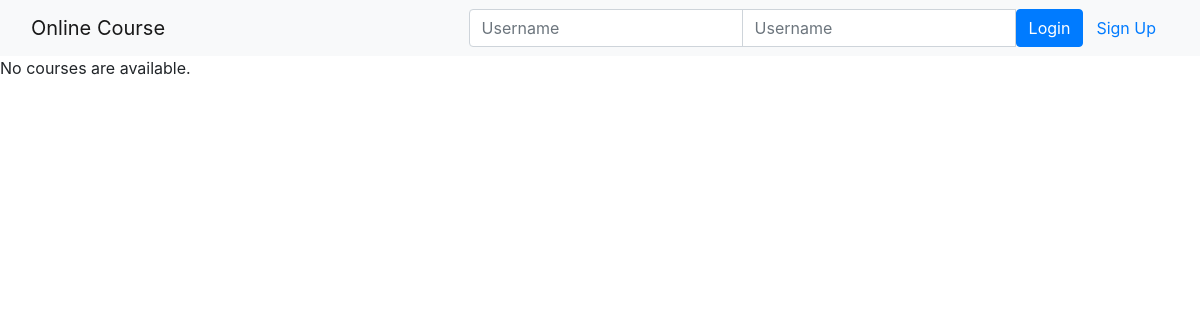
Before: /onlinecourse/ with the older database file.
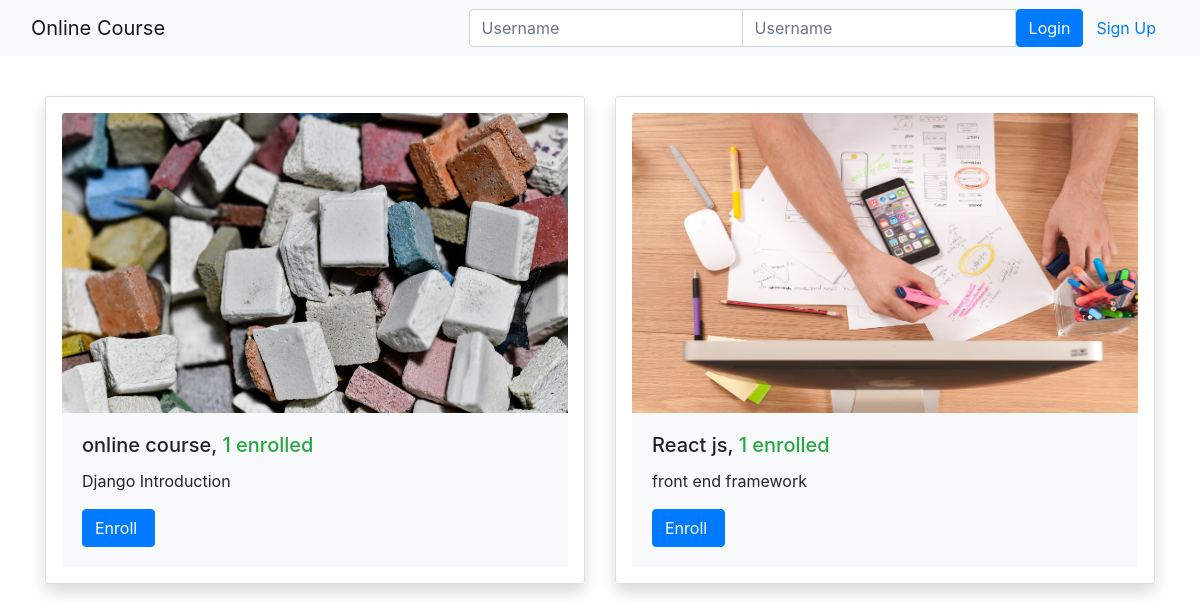
After: the same page with the newer database file.
### onlinecourse/models.py (models this page shows, shortened)
class Course(models.Model):
    name = models.CharField(null=False, max_length=30, default='online course')
    image = models.ImageField(upload_to='course_images/')
    description = models.CharField(max_length=1000)
    pub_date = models.DateField(null=True)
    instructors = models.ManyToManyField(Instructor)
    users = models.ManyToManyField(
        settings.AUTH_USER_MODEL, through='Enrollment')
    total_enrollment = models.IntegerField(default=0)
    is_enrolled = False

### onlinecourse/views.py (the view)
class CourseListView(generic.ListView):
    template_name = 'onlinecourse/course_list_bootstrap.html'
    context_object_name = 'course_list'
    def get_queryset(self):
        user = self.request.user
        courses = Course.objects.order_by('-total_enrollment')[:10]
        for course in courses:
            if user.is_authenticated:
                course.is_enrolled = check_if_enrolled(user, course)
        return courses

### onlinecourse/templates/onlinecourse/course_list_bootstrap.html (shortened to what this page needs)
<!DOCTYPE html>
<html lang="en">
<head>
    {% load static %}
    <link rel="stylesheet" href="https://maxcdn.bootstrapcdn.com/bootstrap/4.5.2/css/bootstrap.min.css">
</head>
<body>
    <nav class="navbar navbar-light bg-light">
        <div class="container-fluid">
            <div class="navbar-header">
                  <a class="navbar-brand" href="#">Online Course</a>
            </div>
            <ul class="nav navbar-nav navbar-right">
                {% if user.is_authenticated %}
                <li>
                    <a class="btn btn-link" href="#">{{ user.first_name }}({{ user.username }})</a>
                    <a class="btn btn-link" href="{% url 'onlinecourse:logout' %}">Logout</a>
                </li>
                {% else %}
                <li>
                    <form class="form-inline" action="{% url 'onlinecourse:login' %}" method="post">
                        <div class="input-group">
                            <input type="text" class="form-control" placeholder="Username" name="username" >
                            <input type="password" class="form-control" placeholder="Username" name="psw" >
                            <button class="btn btn-primary" type="submit">Login</button>
                            <a class="btn btn-link" href="{% url 'onlinecourse:registration' %}">Sign Up</a>
                        </div>
                    </form>
                </li>
                {% endif %}
            </ul>
        </div>
    </nav>
    {% if course_list %}
        <div class="container" style="padding-top: 5vh ;">
            <div class="card-deck " >
                {% for course in course_list %}
                    <div class="card shadow p-3 mb-5 bg-white rounded" style="width: 36rem;">
                          <img class="card-img-top" src="{{MEDIA_URL}}/{{ course.image }}"  style="max-width: 100% ; height: 300px;"
                               alt="Course image">
                          <div class="card-body bg-light">
                            <h5 class="card-title">{{ course.name }}, <span class="text-success">
                                  {{ course.total_enrollment}} enrolled</span></h5>
                            <p class="card-text">{{ course.description}}</p>
                            <form action="{% url 'onlinecourse:enroll' course.id %}" method="post">
                                  <input class="btn btn-primary"  type="submit"
                                         value="{% if course.is_enrolled %}Enter{% else %}Enroll{% endif %} ">
                            </form>
                          </div>
                        </div>
                {% endfor %}
            </div>
        </div>
    {% else %}
        <p>No courses are available.</p>
    {% endif %}
</body>
</html>

Changed rows visible on the page:
added Course: image (picture), name "online course", total_enrollment "1", description "Django Introduction", is_enrolled "Enroll"
added Course: image (picture), name "React js", total_enrollment "1", description "front end framework", is_enrolled "Enroll"
Other visible differences:
text no longer shown: "No courses are available."
